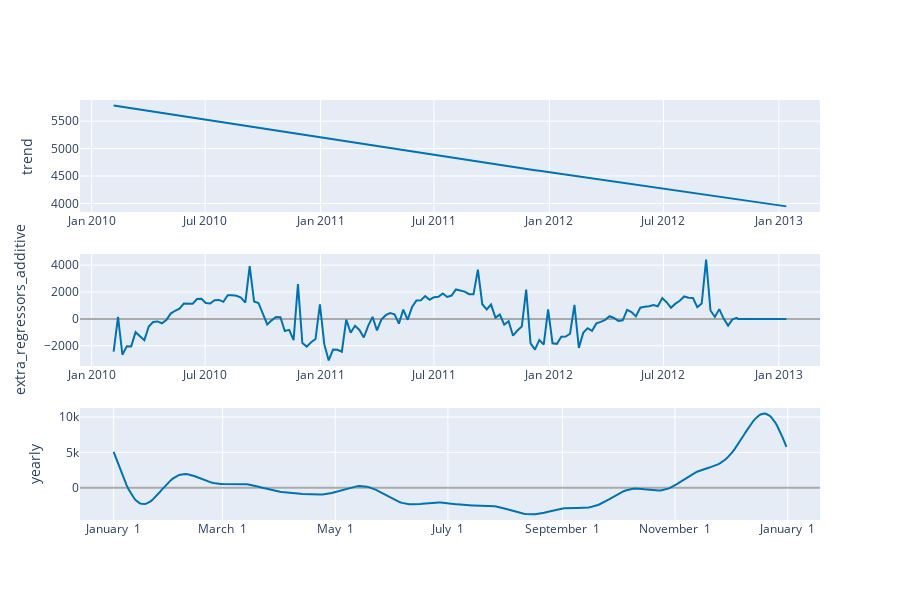

Here is the notebook cell this chart was saved with:
### Code cell
plot_components_plotly(model, forecast)

### Figure 1 — Plotly figure (JSON) as saved in the notebook; plotly's stock layout.template omitted (floating-point values rounded to 4 significant figures; data arrays with more than 128 entries replaced by an {"elided": "..."} marker saying what was removed)
{"data": [{"line": {"color": "#0072B2", "width": 2}, "mode": "lines", "name": "trend", "type": "scatter", "x": {"elided": "155 str values"}, "xaxis": "x", "y": {"elided": "155 float values"}, "yaxis": "y"}, {"line": {"color": "rgba(0, 114, 178, 0.2)", "width": 0}, "mode": "lines", "name": "trend_upper", "type": "scatter", "x": {"elided": "155 str values"}, "xaxis": "x", "y": {"elided": "155 float values"}, "yaxis": "y"}, {"fill": "tonexty", "fillcolor": "rgba(0, 114, 178, 0.2)", "line": {"color": "rgba(0, 114, 178, 0.2)", "width": 0}, "mode": "lines", "name": "trend_lower", "type": "scatter", "x": {"elided": "155 str values"}, "xaxis": "x", "y": {"elided": "155 float values"}, "yaxis": "y"}, {"line": {"color": "#0072B2", "width": 2}, "mode": "lines", "name": "extra_regressors_additive", "type": "scatter", "x": {"elided": "155 str values"}, "xaxis": "x2", "y": {"elided": "155 float values"}, "yaxis": "y2"}, {"line": {"color": "#0072B2", "width": 2}, "mode": "lines", "name": "yearly", "type": "scatter", "x": {"elided": "365 str values"}, "xaxis": "x3", "y": {"elided": "365 float values"}, "yaxis": "y3"}], "layout": {"height": 600, "showlegend": false, "width": 900, "xaxis": {"anchor": "y", "domain": [0, 1], "range": ["2009-12-13T08:24:00", "2013-03-07T15:36:00"], "type": "date"}, "xaxis2": {"anchor": "y2", "domain": [0, 1], "range": ["2009-12-13T08:24:00", "2013-03-07T15:36:00"], "type": "date"}, "xaxis3": {"anchor": "y3", "domain": [0, 1], "range": ["2016-12-13T18:54:02.958904115", "2018-01-18T11:04:57.863013581"], "tickformat": "%B %e", "type": "date"}, "yaxis": {"anchor": "x", "domain": [0.7333, 1], "rangemode": "normal", "title": {"text": "trend"}, "zerolinecolor": "#AAA"}, "yaxis2": {"anchor": "x2", "domain": [0.3667, 0.6333], "rangemode": "tozero", "title": {"text": "extra_regressors_additive"}, "zerolinecolor": "#AAA"}, "yaxis3": {"anchor": "x3", "domain": [0, 0.2667], "title": {"text": "yearly"}, "zerolinecolor": "#AAA"}}}
